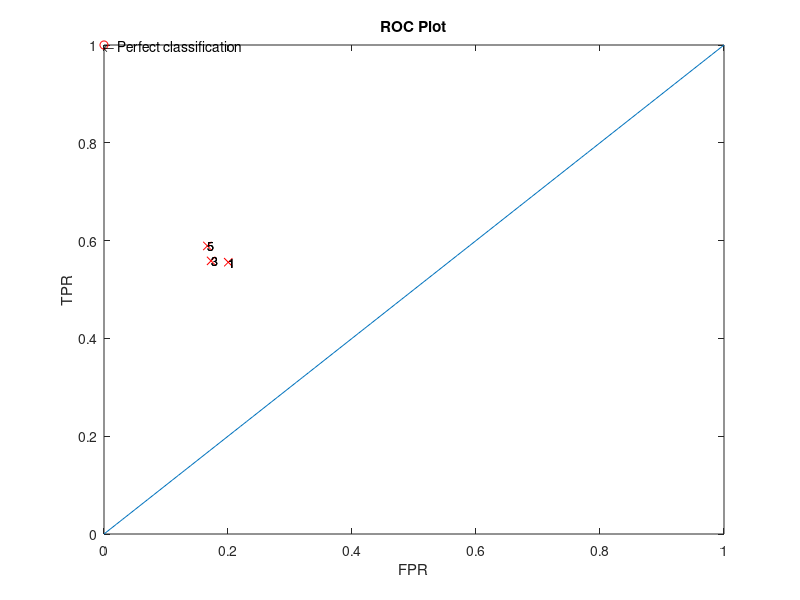

Here is the MATLAB script that generated this plot:
% K-Nearest Neighbor
% Done by Maryam Hosseinkord
% Date: 20/12/2013

clear
clc

disp('DataSet: Pima Indians Diabetic');
disp('Numbers displayed below, are the average results of 10 runs:');
disp('  ');

KK=[1 3 5]; % K-NN Parameter
load pima.dat
[m,n] = size(pima);

% Dataset re-arrangement
Vect = randperm(768); %load  ('test vector.txt');
DataSet = zeros(m,n);
for i=1:m
    DataSet(i,:)=pima(Vect(i),:);
    
end




for nearest=1:3
    
K=KK(nearest);

if K==1
    disp('Classifier: 1-NN');
elseif K==3
     disp('Classifier: 3-NN');
else
     disp('Classifier: 5-NN');
end


% 10 fold cross validation
Part= 77;

for i=1:10 %run
tic

    FP=0;
    FN=0;
    TP=0;
    TN=0;
    
    TrainSet = DataSet;
    if i==10
        TestSet= DataSet(692:768, :);
    else
        TestSet = DataSet(Part*(i-1)+1 :Part*i, :);
    end
    TestInput = TestSet(:,1:8);
    TestTarget = TestSet(:,9);
    
    if i==10
        TrainSet(692 :768, :)=[];
    else
        TrainSet(Part*(i-1)+1 :Part*i, :)=[];
    end
    
    TrainInput = TrainSet(:,1:8);
    TrainTarget = TrainSet(:,9);
    
    for j= 1:77 
        
          for z= 1: 691
              diff= TestInput(j,:)- TrainInput(z,:);
              Distance(z)=sqrt(sum(diff .^2));
          end
        
          Dist=Distance;
          for k=1: K
              a=min(Dist);
              temp=find(Distance(:,:)== min(Dist));
              Index(k)=temp(1,1);
              b = find(Dist(:,:)== min(Dist));
              Dist(:,b)=[];
          end
    
          DecisionGroup = TrainTarget(Index);
          Class=[0 0];
          for l=1: K
              switch DecisionGroup(l)
                   case 0
                      Class(1)=Class(1) + 1;
                   case 1
                      Class(2)=Class(2) + 1;
              end
          end
    
          Max=max(Class);
          Ind=find(Class(:,:)==Max);
          OutPut(j)=Ind(1,1)-1;
        
    end
        
     
   % Hypothesis Evaluation:
   AccVect=TestTarget-OutPut';
     
   for count= 1:77
       if AccVect(count)==-1
           FP=FP+1;
       elseif AccVect(count)==1
           FN=FN+1;
       elseif AccVect(count)==0
             if TestTarget(count)==1
                 TP=TP+1;
             else
                 TN=TN+1;
             end
       end
   end
   
   ti(i)=toc; 
   MCC(i)=((TP*TN)-(FP*FN))/sqrt((TP+FP)*(TP+FN)*(TN+FP)*(TN+FN));
   F1(i)= (2*TP)/((2*TP)+FP+FN);
   ACC(i)= (TP+TN)/(TP+FP+TN+FN);
   Sens(i)= TP/(TP+FN);
   Spec(i)= TN/(TN+FP);
   
end % end of run
   
Mean= mean(ACC);
STD=std(ACC);
Time= mean(ti);
MCC=mean(MCC);
F1=mean(F1);
Sensitivity=mean(Sens);
Specificity=mean(Spec);

Result=[Mean STD MCC F1 Sensitivity Specificity Time];
disp('     Mean       Std       MCC       F1       Sens      Spec      Time');
disp(Result)


TPR(nearest)=Sensitivity;
FPR(nearest)=1-Specificity;

end

jj=[1,3,5];
figure;
x=0:0.01:1;
y=0:0.01:1;
plot(x,y,'-');
hold on;
plot(0,1,'or');
text(0,1, ['\leftarrow Perfect classification'])
hold on;
for i=1:3
    plot(FPR(i),TPR(i),'xr');  
    
    for i=1:3
        text(FPR(i), TPR(i), [ num2str(jj(i))  ],'FontSize', 9);
        
    end
    hold on;
end

axis([0 1 0 1]);
title('ROC Plot');
xlabel('FPR');
ylabel('TPR');